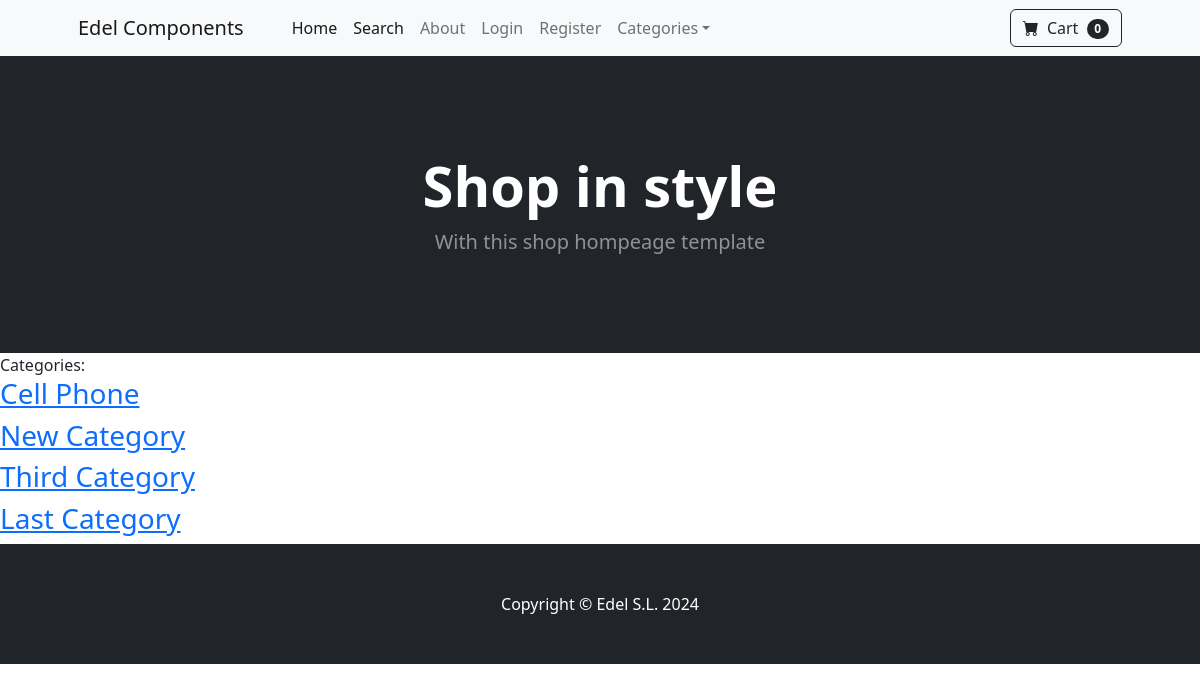
The app's page /category_summary/ with its own data.
### store/models.py (models this page shows)
class Category(models.Model):
    name = models.CharField(max_length=50)
    def __str__(self):
        return self.name
    class Meta:
        verbose_name_plural = "Categories"

### store/views.py (the view)
# urls.py: path("category_summary/", views.category_summary, name="category_summary"),
def category_summary(request):
    categories = Category.objects.all()
    return render(request, "category_summary.html", {"categories": categories})

### cart/cart.py (called while the page is built)
    def __len__(self):
        return len(self.cart)

### cart/context_processors.py (called while the page is built)
def cart(request):
    return {'cart': Cart(request)}

### store/templates/category_summary.html
{% extends 'base.html' %}
{% block content %}
Categories:
{% for c in categories %}
    <h3><a href="{% url "category" c %}">{{ c }}</a></h3>
{% endfor %}
{% endblock %}

### records on screen
Category: name "Cell Phone"
Category: name "New Category"
Category: name "Third Category"
Category: name "Last Category"

### other values on screen
{{ cart|length }} "0"
